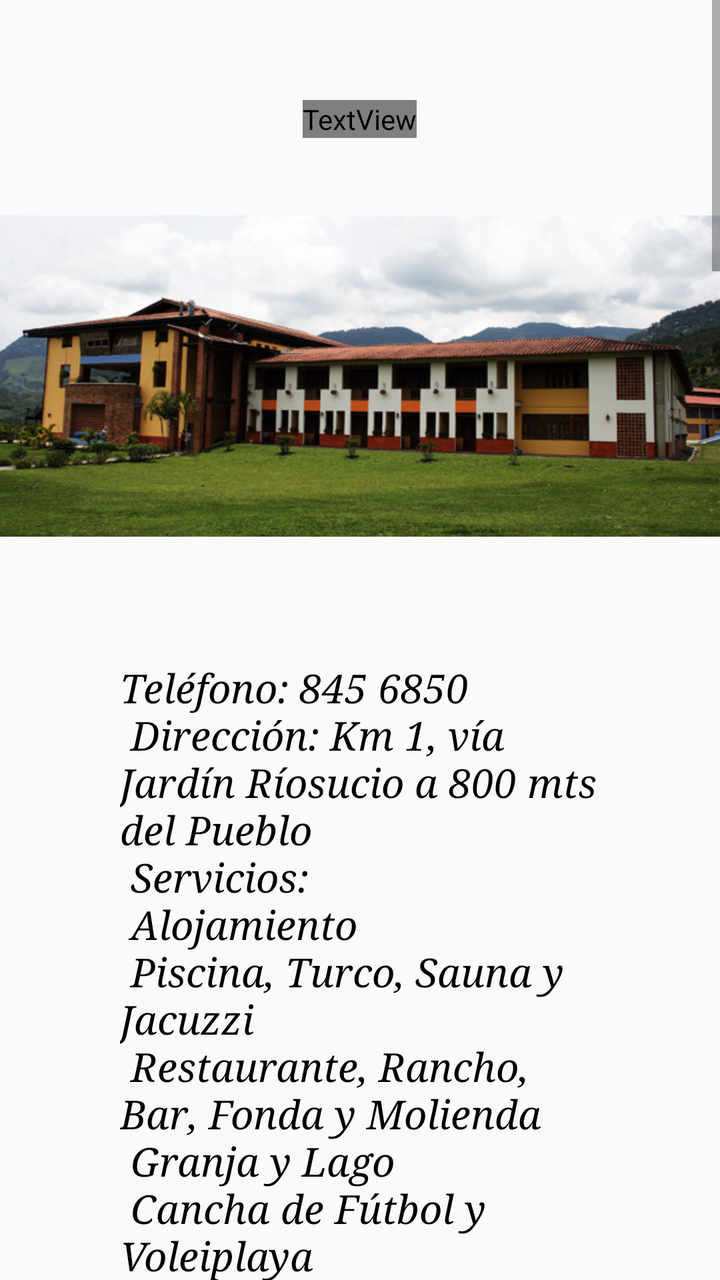
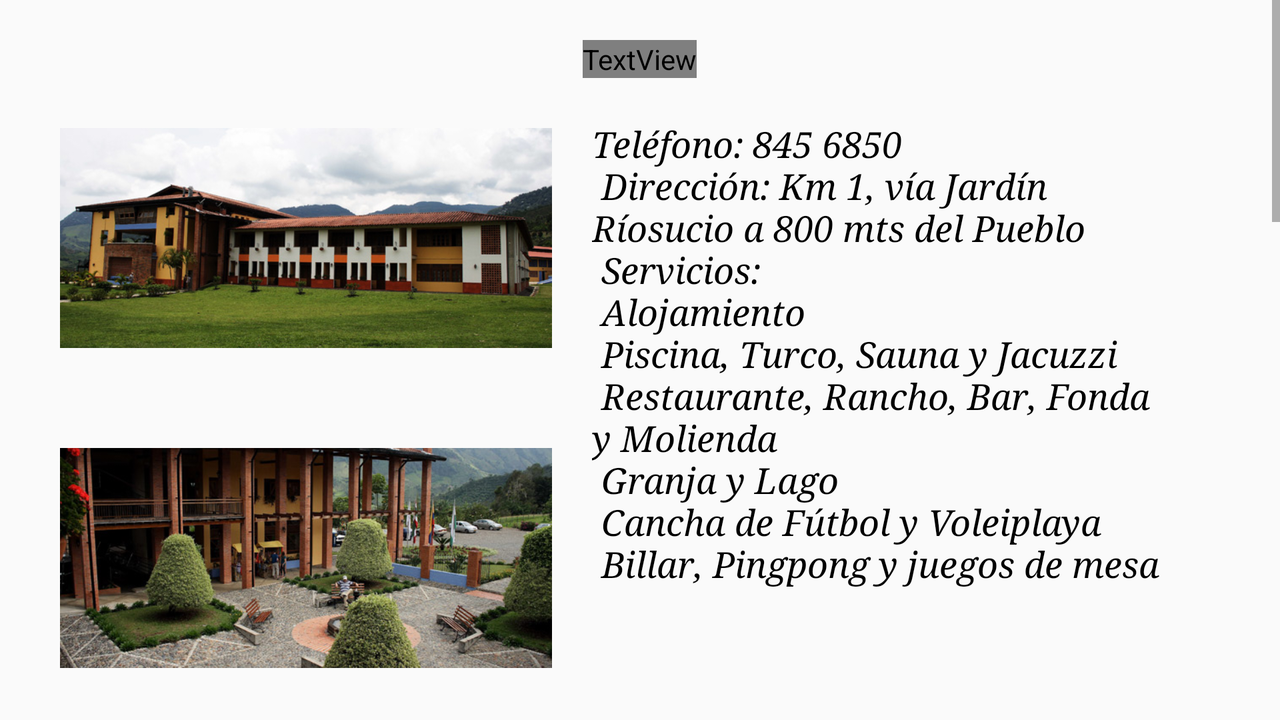

Two renders of one Android screen. The first uses the default layout on a phone; the second uses the alternative layout the repository ships for a different screen configuration, on a matching device. The two XML files are below.
<!-- AndroidManifest.xml: application theme AppTheme -->
<!-- res/layout/fragment_hoteles.xml -->
<?xml version="1.0" encoding="utf-8"?>
<ScrollView xmlns:android="http://schemas.android.com/apk/res/android"
xmlns:tools="http://schemas.android.com/tools"
tools:context="com.pablohenao.turismo_jardin.FragmentHoteles"
android:layout_width="match_parent"
android:layout_height="match_parent">

    <LinearLayout xmlns:android="http://schemas.android.com/apk/res/android"

        android:orientation="vertical" android:layout_width="match_parent"
        android:background="@color/paleturquoise"
        android:layout_height="match_parent">




        <TextView
            android:layout_width="wrap_content"
            android:layout_height="wrap_content"
            android:textAppearance="@style/mifuente2"
            android:text="Hacienda Balandú"
            android:layout_marginTop="50dp"
            android:layout_marginRight="60dp"
            android:layout_marginLeft="60dp"
            android:layout_gravity="center_horizontal" />

        <LinearLayout
            android:layout_width="fill_parent"
            android:layout_height="wrap_content"
            android:orientation="vertical"
            >

            <ImageView
                android:layout_width="match_parent"
                android:layout_height="238dp"
                android:src="@drawable/hotel_haciendabalandu1"
             />

            <TextView
                android:layout_width="fill_parent"
                android:layout_height="wrap_content"
                android:textAppearance="@style/mifuente"
                android:text="@string/hotel1info"
                android:layout_marginRight="60dp"
                android:layout_marginLeft="60dp"
                android:textSize="20dp"/>

            <ImageView
                android:layout_width="match_parent"
                android:layout_height="238dp"
                android:layout_marginBottom="50dp"
                android:src="@drawable/hotel_haciendabalandu2"
                />

        </LinearLayout>



        <TextView
            android:layout_width="wrap_content"
            android:layout_height="wrap_content"
            android:textAppearance="@style/mifuente2"
            android:text="Hotel Jardín"
            android:id="@+id/txthotel"

            android:layout_marginRight="60dp"
            android:layout_marginLeft="60dp"
            android:layout_gravity="center_horizontal" />

        <LinearLayout
            android:layout_width="fill_parent"
            android:layout_height="wrap_content"
            android:orientation="vertical"
            >

            <ImageView
                android:layout_width="match_parent"
                android:layout_height="238dp"
                android:src="@drawable/hotel_jardin1"
                android:id="@+id/imagen1_hotel" />

            <TextView
                android:layout_width="fill_parent"
                android:layout_height="wrap_content"
                android:textAppearance="@style/mifuente"
                android:id="@+id/txtinfo"
                android:text="@string/hotel3info"
                android:layout_marginRight="60dp"
                android:layout_marginLeft="60dp"
                android:textSize="20dp"/>

            <ImageView
                android:layout_width="match_parent"
                android:layout_height="238dp"
                android:src="@drawable/hotel_jardin2"
                android:layout_marginBottom="50dp"
                android:id="@+id/imagen2_hotel"/>

        </LinearLayout>



        <TextView
            android:layout_width="wrap_content"
            android:layout_height="wrap_content"
            android:textAppearance="@style/mifuente2"
            android:text="Balcones del Parque"
            android:layout_marginRight="60dp"
            android:layout_marginLeft="60dp"
            android:layout_gravity="center_horizontal" />

        <LinearLayout
            android:layout_width="fill_parent"
            android:layout_height="wrap_content"
            android:orientation="vertical"
            >

            <ImageView
                android:layout_width="match_parent"
                android:layout_height="238dp"
                android:src="@drawable/hotel_balconesdelparque1"
                />

            <TextView
                android:layout_width="fill_parent"
                android:layout_height="wrap_content"
                android:textAppearance="@style/mifuente"
                android:text="@string/hotel2info"
                android:layout_marginRight="60dp"
                android:layout_marginLeft="60dp"
                android:textSize="20dp"/>

            <ImageView
                android:layout_width="match_parent"
                android:layout_height="238dp"
                android:layout_marginBottom="50dp"
                android:src="@drawable/hotel_balconesdelparque2"
                />

        </LinearLayout>

    </LinearLayout>

</ScrollView>
<!-- resources referenced by this layout -->
<resources>
  <!-- drawable hotel_balconesdelparque1: jpg bitmap (drawable, 80473 bytes) -->
  <!-- drawable hotel_balconesdelparque2: jpg bitmap (drawable, 79938 bytes) -->
  <!-- drawable hotel_haciendabalandu1: jpg bitmap (drawable, 66515 bytes) -->
  <!-- drawable hotel_haciendabalandu2: jpg bitmap (drawable, 75544 bytes) -->
  <!-- drawable hotel_jardin1: jpg bitmap (drawable, 314549 bytes) -->
  <!-- drawable hotel_jardin2: jpg bitmap (drawable, 272811 bytes) -->
  <string name="hotel1info">
  
  \nTeléfono:	845 6850 \n
  Dirección:	Km 1, vía Jardín Ríosucio a 800 mts del Pueblo\n
  Servicios:\n
              Alojamiento\n
              Piscina, Turco, Sauna y Jacuzzi\n
              Restaurante, Rancho, Bar, Fonda y Molienda\n
              Granja y Lago\n
              Cancha de Fútbol y Voleiplaya\n
              Billar, Pingpong y juegos de mesa\n
  </string>
  <string name="hotel2info">
  
   \nTeléfonos:	3113094338 - 8456844\n
   Dirección:	Parque principal Jardín\n
   Página Web:	www.balconesdelparque.com\n
   Capacidad total: 44 personas, ubicados en habitaciones dobles y triples con baño privado, agua caliente, televisión por cable y mini bar.\n
   Servicios:  Restaurante, Zona Humeda (Turco y jacuzzi), Sala de juegos y lectura, Internet Inalámbrico, Room Service.\n
  
  
  </string>
  <string name="hotel3info">
  
   \nTeléfono:	3103806724
   \nDirección:	Carrera 3 # 9-14 - Parque Principal
   \nPágina Web:	www.hoteljardin.com.co
   \nE-Mail:	info@hoteljardin.com.co
  
   \nTipo Alojamiento:	Apartamentos
   \nCapacidad:	 60 Personas
  \nApartamentos en el Hotel Completamente dotados.
  \nPara su tranquilidad y seguridad el hotel se encuentra protegido con vídeo-cámaras.
  \nContamos con servicio de Internet inalámbrico.
  
  
      </string>
  <style name="mifuente" parent="@android:style/TextAppearance.Medium">
          <item name="android:textColor">@color/black</item>
          <item name="android:textStyle">italic</item>
          <item name="android:typeface">serif</item>
  
      </style>
  <style name="mifuente2" parent="@android:style/TextAppearance.Medium">
          <item name="android:textColor">@color/darkblue</item>
          <item name="android:textStyle">italic</item>
          <item name="android:typeface">serif</item>
          <item name="android:textSize">40dp</item>
      </style>
  <style name="AppTheme" parent="Theme.AppCompat.Light.DarkActionBar">
          
      </style>
</resources>
<!-- res/layout-land/fragment_hoteles.xml (the author's variant of the layout above) -->
<!-- drawn on the phone turned sideways -->
<?xml version="1.0" encoding="utf-8"?>
<ScrollView xmlns:android="http://schemas.android.com/apk/res/android"
    xmlns:tools="http://schemas.android.com/tools"
    tools:context="com.pablohenao.turismo_jardin.FragmentHoteles"
    android:layout_width="match_parent"
    android:layout_height="match_parent">

    <LinearLayout xmlns:android="http://schemas.android.com/apk/res/android"

        android:orientation="vertical" android:layout_width="match_parent"
        android:background="@color/paleturquoise"
        android:layout_height="match_parent">



        <TextView
            android:layout_width="wrap_content"
            android:layout_height="wrap_content"
            android:layout_marginTop="20dp"
            android:text="Hacienda Balandú"
            android:textColor="@color/darkblue"
            android:textAppearance="@style/mifuente2"
            android:id="@+id/txthotel"
            android:layout_gravity="center_horizontal" />

        <LinearLayout
            android:layout_width="fill_parent"
            android:layout_height="wrap_content"
            android:orientation="horizontal"
            >

            <LinearLayout
                android:layout_width="276dp"
                android:layout_height="wrap_content"
                android:orientation="vertical"
                >

                <ImageView
                    android:layout_width="match_parent"
                    android:layout_marginLeft="30dp"
                    android:src="@drawable/hotel_haciendabalandu1"
                    android:layout_height="160dp"
                    android:id="@+id/imagen1_hotel" />

                <ImageView
                    android:layout_width="match_parent"
                    android:layout_marginLeft="30dp"
                    android:layout_height="160dp"
                    android:src="@drawable/hotel_haciendabalandu2"
                    android:id="@+id/imagen2_hotel"/>
                



            </LinearLayout>

            <LinearLayout
                android:layout_width="fill_parent"
                android:layout_marginLeft="20dp"
                android:layout_height="320dp"
                android:orientation="horizontal"
                >

                <TextView
                    android:layout_width="fill_parent"
                    android:layout_height="match_parent"
                    android:layout_marginRight="60dp"
                    android:textAppearance="@style/mifuente"
                    android:text="@string/hotel1info"
                    android:id="@+id/txtinfo"/>

            </LinearLayout>
        </LinearLayout>

        <TextView
            android:layout_width="wrap_content"
            android:layout_height="wrap_content"
            android:layout_marginTop="20dp"
            android:text="Hotel Jardín"
            android:textColor="@color/darkblue"
            android:textAppearance="@style/mifuente2"
            android:layout_gravity="center_horizontal" />

        <LinearLayout
            android:layout_width="fill_parent"
            android:layout_height="wrap_content"
            android:orientation="horizontal"
            >

            <LinearLayout
                android:layout_width="276dp"
                android:layout_height="wrap_content"
                android:orientation="vertical"
                >

                <ImageView
                    android:layout_width="match_parent"
                    android:layout_marginLeft="30dp"
                    android:src="@drawable/hotel_jardin1"
                    android:layout_height="160dp"
                     />

                <ImageView
                    android:layout_width="match_parent"
                    android:layout_marginLeft="30dp"
                    android:layout_height="160dp"
                    android:src="@drawable/hotel_jardin2"
                    />
                



            </LinearLayout>

            <LinearLayout
                android:layout_width="fill_parent"
                android:layout_marginLeft="20dp"
                android:layout_height="320dp"
                android:orientation="horizontal"
                >

                <TextView
                    android:layout_width="fill_parent"
                    android:layout_height="match_parent"
                    android:layout_marginRight="60dp"
                    android:textAppearance="@style/mifuente"
                    android:text="@string/hotel3info"
                    />

            </LinearLayout>
        </LinearLayout>

        <TextView
            android:layout_width="wrap_content"
            android:layout_height="wrap_content"
            android:layout_marginTop="20dp"
            android:text="Balcones del Parque"
            android:textColor="@color/darkblue"
            android:textAppearance="@style/mifuente2"
            android:layout_gravity="center_horizontal" />

        <LinearLayout
            android:layout_width="fill_parent"
            android:layout_height="wrap_content"
            android:orientation="horizontal"
            android:layout_marginBottom="90dp"
            >

            <LinearLayout
                android:layout_width="276dp"
                android:layout_height="wrap_content"
                android:orientation="vertical"
                >

                <ImageView
                    android:layout_width="match_parent"
                    android:layout_marginLeft="30dp"
                    android:src="@drawable/hotel_balconesdelparque1"
                    android:layout_height="160dp"
                    />

                <ImageView
                    android:layout_width="match_parent"
                    android:layout_marginLeft="30dp"
                    android:layout_height="160dp"
                    android:src="@drawable/hotel_balconesdelparque2"
                    />
                



            </LinearLayout>

            <LinearLayout
                android:layout_width="fill_parent"
                android:layout_marginLeft="20dp"
                android:layout_height="320dp"
                android:orientation="horizontal"
                >

                <TextView
                    android:layout_width="fill_parent"
                    android:layout_height="match_parent"
                    android:layout_marginRight="60dp"
                    android:textAppearance="@style/mifuente"
                    android:text="@string/hotel2info"
                    />

            </LinearLayout>
        </LinearLayout>



    </LinearLayout>






</ScrollView>
